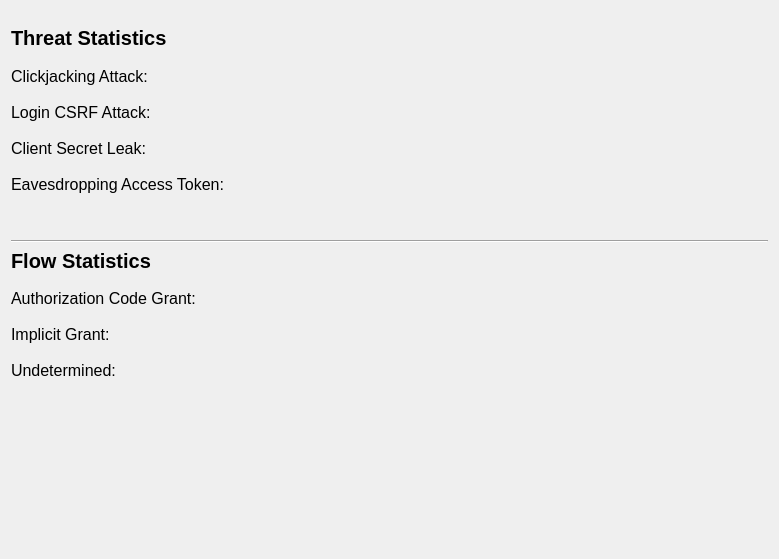
<?xml version="1.0" encoding="UTF-8"?>
<ui version="4.0">
 <class>AnalyzationStatistics</class>
 <widget class="QDialog" name="AnalyzationStatistics">
  <property name="geometry">
   <rect>
    <x>0</x>
    <y>0</y>
    <width>779</width>
    <height>559</height>
   </rect>
  </property>
  <property name="windowTitle">
   <string>Analyzation Statistics</string>
  </property>
  <layout class="QGridLayout" name="gridLayout">
   <item row="0" column="0">
    <layout class="QVBoxLayout" name="verticalLayout_4">
     <item>
      <spacer name="verticalSpacer_4">
       <property name="orientation">
        <enum>Qt::Vertical</enum>
       </property>
       <property name="sizeType">
        <enum>QSizePolicy::Fixed</enum>
       </property>
       <property name="sizeHint" stdset="0">
        <size>
         <width>20</width>
         <height>15</height>
        </size>
       </property>
      </spacer>
     </item>
     <item>
      <widget class="QLabel" name="labelThreatStatistics">
       <property name="sizePolicy">
        <sizepolicy hsizetype="Preferred" vsizetype="Fixed">
         <horstretch>0</horstretch>
         <verstretch>0</verstretch>
        </sizepolicy>
       </property>
       <property name="font">
        <font>
         <family>Ubuntu</family>
         <pointsize>15</pointsize>
         <weight>75</weight>
         <bold>true</bold>
        </font>
       </property>
       <property name="text">
        <string>Threat Statistics</string>
       </property>
      </widget>
     </item>
     <item>
      <spacer name="verticalSpacer">
       <property name="orientation">
        <enum>Qt::Vertical</enum>
       </property>
       <property name="sizeType">
        <enum>QSizePolicy::Fixed</enum>
       </property>
       <property name="sizeHint" stdset="0">
        <size>
         <width>20</width>
         <height>10</height>
        </size>
       </property>
      </spacer>
     </item>
     <item>
      <layout class="QVBoxLayout" name="verticalLayout_3">
       <item>
        <layout class="QHBoxLayout" name="horizontalLayout_8">
         <item>
          <widget class="QLabel" name="label_2">
           <property name="font">
            <font>
             <pointsize>12</pointsize>
            </font>
           </property>
           <property name="text">
            <string>Clickjacking Attack:</string>
           </property>
          </widget>
         </item>
         <item>
          <spacer name="horizontalSpacer_7">
           <property name="orientation">
            <enum>Qt::Horizontal</enum>
           </property>
           <property name="sizeType">
            <enum>QSizePolicy::Fixed</enum>
           </property>
           <property name="sizeHint" stdset="0">
            <size>
             <width>80</width>
             <height>20</height>
            </size>
           </property>
          </spacer>
         </item>
         <item>
          <widget class="QLabel" name="labelStatT1">
           <property name="sizePolicy">
            <sizepolicy hsizetype="MinimumExpanding" vsizetype="Preferred">
             <horstretch>0</horstretch>
             <verstretch>0</verstretch>
            </sizepolicy>
           </property>
           <property name="font">
            <font>
             <family>Ubuntu</family>
             <pointsize>12</pointsize>
            </font>
           </property>
           <property name="text">
            <string/>
           </property>
          </widget>
         </item>
        </layout>
       </item>
       <item>
        <spacer name="verticalSpacer_2">
         <property name="orientation">
          <enum>Qt::Vertical</enum>
         </property>
         <property name="sizeType">
          <enum>QSizePolicy::Fixed</enum>
         </property>
         <property name="sizeHint" stdset="0">
          <size>
           <width>20</width>
           <height>10</height>
          </size>
         </property>
        </spacer>
       </item>
       <item>
        <layout class="QHBoxLayout" name="horizontalLayout_9">
         <item>
          <widget class="QLabel" name="label_3">
           <property name="font">
            <font>
             <pointsize>12</pointsize>
            </font>
           </property>
           <property name="text">
            <string>Login CSRF Attack:</string>
           </property>
          </widget>
         </item>
         <item>
          <spacer name="horizontalSpacer_6">
           <property name="orientation">
            <enum>Qt::Horizontal</enum>
           </property>
           <property name="sizeType">
            <enum>QSizePolicy::Fixed</enum>
           </property>
           <property name="sizeHint" stdset="0">
            <size>
             <width>83</width>
             <height>20</height>
            </size>
           </property>
          </spacer>
         </item>
         <item>
          <widget class="QLabel" name="labelStatT2">
           <property name="sizePolicy">
            <sizepolicy hsizetype="MinimumExpanding" vsizetype="Preferred">
             <horstretch>0</horstretch>
             <verstretch>0</verstretch>
            </sizepolicy>
           </property>
           <property name="font">
            <font>
             <family>Ubuntu</family>
             <pointsize>12</pointsize>
            </font>
           </property>
           <property name="text">
            <string/>
           </property>
          </widget>
         </item>
        </layout>
       </item>
       <item>
        <spacer name="verticalSpacer_5">
         <property name="orientation">
          <enum>Qt::Vertical</enum>
         </property>
         <property name="sizeType">
          <enum>QSizePolicy::Fixed</enum>
         </property>
         <property name="sizeHint" stdset="0">
          <size>
           <width>20</width>
           <height>10</height>
          </size>
         </property>
        </spacer>
       </item>
       <item>
        <layout class="QHBoxLayout" name="horizontalLayout_10">
         <item>
          <widget class="QLabel" name="label_4">
           <property name="font">
            <font>
             <pointsize>12</pointsize>
            </font>
           </property>
           <property name="text">
            <string>Client Secret Leak:</string>
           </property>
          </widget>
         </item>
         <item>
          <spacer name="horizontalSpacer_5">
           <property name="orientation">
            <enum>Qt::Horizontal</enum>
           </property>
           <property name="sizeType">
            <enum>QSizePolicy::Fixed</enum>
           </property>
           <property name="sizeHint" stdset="0">
            <size>
             <width>86</width>
             <height>20</height>
            </size>
           </property>
          </spacer>
         </item>
         <item>
          <widget class="QLabel" name="labelStatT3">
           <property name="sizePolicy">
            <sizepolicy hsizetype="MinimumExpanding" vsizetype="Preferred">
             <horstretch>0</horstretch>
             <verstretch>0</verstretch>
            </sizepolicy>
           </property>
           <property name="font">
            <font>
             <family>Ubuntu</family>
             <pointsize>12</pointsize>
            </font>
           </property>
           <property name="text">
            <string/>
           </property>
          </widget>
         </item>
        </layout>
       </item>
       <item>
        <spacer name="verticalSpacer_6">
         <property name="orientation">
          <enum>Qt::Vertical</enum>
         </property>
         <property name="sizeType">
          <enum>QSizePolicy::Fixed</enum>
         </property>
         <property name="sizeHint" stdset="0">
          <size>
           <width>20</width>
           <height>10</height>
          </size>
         </property>
        </spacer>
       </item>
       <item>
        <layout class="QHBoxLayout" name="horizontalLayout_11">
         <item>
          <widget class="QLabel" name="label_5">
           <property name="font">
            <font>
             <pointsize>12</pointsize>
            </font>
           </property>
           <property name="text">
            <string>Eavesdropping Access Token:</string>
           </property>
          </widget>
         </item>
         <item>
          <spacer name="horizontalSpacer_4">
           <property name="orientation">
            <enum>Qt::Horizontal</enum>
           </property>
           <property name="sizeType">
            <enum>QSizePolicy::Fixed</enum>
           </property>
           <property name="sizeHint" stdset="0">
            <size>
             <width>10</width>
             <height>20</height>
            </size>
           </property>
          </spacer>
         </item>
         <item>
          <widget class="QLabel" name="labelStatT4">
           <property name="sizePolicy">
            <sizepolicy hsizetype="MinimumExpanding" vsizetype="Preferred">
             <horstretch>0</horstretch>
             <verstretch>0</verstretch>
            </sizepolicy>
           </property>
           <property name="font">
            <font>
             <family>Ubuntu</family>
             <pointsize>12</pointsize>
            </font>
           </property>
           <property name="text">
            <string/>
           </property>
          </widget>
         </item>
        </layout>
       </item>
      </layout>
     </item>
     <item>
      <spacer name="verticalSpacer_3">
       <property name="orientation">
        <enum>Qt::Vertical</enum>
       </property>
       <property name="sizeType">
        <enum>QSizePolicy::Fixed</enum>
       </property>
       <property name="sizeHint" stdset="0">
        <size>
         <width>20</width>
         <height>40</height>
        </size>
       </property>
      </spacer>
     </item>
     <item>
      <widget class="Line" name="line">
       <property name="orientation">
        <enum>Qt::Horizontal</enum>
       </property>
      </widget>
     </item>
     <item>
      <widget class="QLabel" name="label">
       <property name="font">
        <font>
         <pointsize>15</pointsize>
         <weight>75</weight>
         <bold>true</bold>
        </font>
       </property>
       <property name="text">
        <string>Flow Statistics</string>
       </property>
      </widget>
     </item>
     <item>
      <spacer name="verticalSpacer_9">
       <property name="orientation">
        <enum>Qt::Vertical</enum>
       </property>
       <property name="sizeType">
        <enum>QSizePolicy::Fixed</enum>
       </property>
       <property name="sizeHint" stdset="0">
        <size>
         <width>20</width>
         <height>10</height>
        </size>
       </property>
      </spacer>
     </item>
     <item>
      <layout class="QVBoxLayout" name="verticalLayout">
       <item>
        <layout class="QHBoxLayout" name="horizontalLayout_2">
         <item>
          <widget class="QLabel" name="labelDescriptionCodeFlow">
           <property name="sizePolicy">
            <sizepolicy hsizetype="Fixed" vsizetype="Fixed">
             <horstretch>0</horstretch>
             <verstretch>0</verstretch>
            </sizepolicy>
           </property>
           <property name="font">
            <font>
             <pointsize>12</pointsize>
             <weight>50</weight>
             <bold>false</bold>
            </font>
           </property>
           <property name="text">
            <string>Authorization Code Grant:</string>
           </property>
          </widget>
         </item>
         <item>
          <spacer name="horizontalSpacer">
           <property name="orientation">
            <enum>Qt::Horizontal</enum>
           </property>
           <property name="sizeType">
            <enum>QSizePolicy::Fixed</enum>
           </property>
           <property name="sizeHint" stdset="0">
            <size>
             <width>10</width>
             <height>20</height>
            </size>
           </property>
          </spacer>
         </item>
         <item>
          <widget class="QLabel" name="labelCodeFlow">
           <property name="font">
            <font>
             <pointsize>12</pointsize>
            </font>
           </property>
           <property name="text">
            <string/>
           </property>
          </widget>
         </item>
        </layout>
       </item>
       <item>
        <spacer name="verticalSpacer_8">
         <property name="orientation">
          <enum>Qt::Vertical</enum>
         </property>
         <property name="sizeType">
          <enum>QSizePolicy::Fixed</enum>
         </property>
         <property name="sizeHint" stdset="0">
          <size>
           <width>20</width>
           <height>10</height>
          </size>
         </property>
        </spacer>
       </item>
       <item>
        <layout class="QHBoxLayout" name="horizontalLayout">
         <item>
          <widget class="QLabel" name="labelDescriptionImplicitFlow">
           <property name="sizePolicy">
            <sizepolicy hsizetype="Fixed" vsizetype="Fixed">
             <horstretch>0</horstretch>
             <verstretch>0</verstretch>
            </sizepolicy>
           </property>
           <property name="font">
            <font>
             <pointsize>12</pointsize>
             <weight>50</weight>
             <bold>false</bold>
            </font>
           </property>
           <property name="text">
            <string>Implicit Grant:</string>
           </property>
          </widget>
         </item>
         <item>
          <spacer name="horizontalSpacer_2">
           <property name="orientation">
            <enum>Qt::Horizontal</enum>
           </property>
           <property name="sizeType">
            <enum>QSizePolicy::Fixed</enum>
           </property>
           <property name="sizeHint" stdset="0">
            <size>
             <width>100</width>
             <height>20</height>
            </size>
           </property>
          </spacer>
         </item>
         <item>
          <widget class="QLabel" name="labelImplicitFlow">
           <property name="font">
            <font>
             <pointsize>12</pointsize>
            </font>
           </property>
           <property name="text">
            <string/>
           </property>
          </widget>
         </item>
        </layout>
       </item>
      </layout>
     </item>
     <item>
      <spacer name="verticalSpacer_10">
       <property name="orientation">
        <enum>Qt::Vertical</enum>
       </property>
       <property name="sizeType">
        <enum>QSizePolicy::Fixed</enum>
       </property>
       <property name="sizeHint" stdset="0">
        <size>
         <width>20</width>
         <height>10</height>
        </size>
       </property>
      </spacer>
     </item>
     <item>
      <layout class="QHBoxLayout" name="horizontalLayout_3">
       <item>
        <widget class="QLabel" name="labelDescriptionFlowUndetermined">
         <property name="sizePolicy">
          <sizepolicy hsizetype="Fixed" vsizetype="Fixed">
           <horstretch>0</horstretch>
           <verstretch>0</verstretch>
          </sizepolicy>
         </property>
         <property name="font">
          <font>
           <pointsize>12</pointsize>
          </font>
         </property>
         <property name="text">
          <string>Undetermined:</string>
         </property>
        </widget>
       </item>
       <item>
        <spacer name="horizontalSpacer_3">
         <property name="orientation">
          <enum>Qt::Horizontal</enum>
         </property>
         <property name="sizeType">
          <enum>QSizePolicy::Fixed</enum>
         </property>
         <property name="sizeHint" stdset="0">
          <size>
           <width>95</width>
           <height>20</height>
          </size>
         </property>
        </spacer>
       </item>
       <item>
        <widget class="QLabel" name="labelFlowUndetermined">
         <property name="font">
          <font>
           <pointsize>12</pointsize>
          </font>
         </property>
         <property name="text">
          <string/>
         </property>
        </widget>
       </item>
      </layout>
     </item>
     <item>
      <spacer name="verticalSpacer_7">
       <property name="orientation">
        <enum>Qt::Vertical</enum>
       </property>
       <property name="sizeType">
        <enum>QSizePolicy::Expanding</enum>
       </property>
       <property name="sizeHint" stdset="0">
        <size>
         <width>20</width>
         <height>40</height>
        </size>
       </property>
      </spacer>
     </item>
    </layout>
   </item>
  </layout>
 </widget>
 <resources/>
 <connections/>
</ui>
